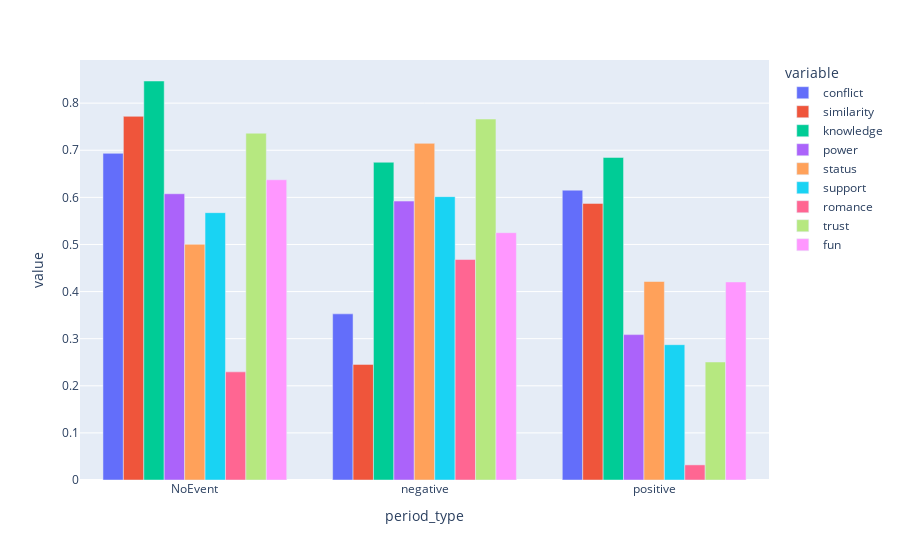

Source (notebook cell):
### Code cell
plt.style.use('fivethirtyeight')

bar_dict = {}
for ix,k in enumerate(dfs.keys()):
    
    
    vals = pd.DataFrame(dfs[k].corr()['Mean'].drop('Mean'))
    for key,val in vals.iterrows():
        if key not in bar_dict:
            bar_dict['period_type'] = []
            
            bar_dict[key] = [val['Mean']]
            
            
            
        else:
            bar_dict[key].append(val['Mean'])
            
    
    bar_dict['period_type'].append(k)

    
bar_df = pd.DataFrame(bar_dict).sort_values(['period_type']).set_index('period_type')
fig = px.bar(data_frame=bar_df, barmode="group")
fig.show()

### Figure 1 — Plotly figure (JSON) as saved in the notebook; plotly's stock layout.template omitted (floating-point values rounded to 4 significant figures)
{"data": [{"alignmentgroup": "True", "hovertemplate": "variable=conflict<br>period_type=%{x}<br>value=%{y}<extra></extra>", "legendgroup": "conflict", "marker": {"color": "#636efa", "pattern": {"shape": ""}}, "name": "conflict", "offsetgroup": "conflict", "orientation": "v", "showlegend": true, "textposition": "auto", "type": "bar", "x": ["NoEvent", "negative", "positive"], "xaxis": "x", "y": [0.6934, 0.3527, 0.6153], "yaxis": "y"}, {"alignmentgroup": "True", "hovertemplate": "variable=similarity<br>period_type=%{x}<br>value=%{y}<extra></extra>", "legendgroup": "similarity", "marker": {"color": "#EF553B", "pattern": {"shape": ""}}, "name": "similarity", "offsetgroup": "similarity", "orientation": "v", "showlegend": true, "textposition": "auto", "type": "bar", "x": ["NoEvent", "negative", "positive"], "xaxis": "x", "y": [0.772, 0.2454, 0.5872], "yaxis": "y"}, {"alignmentgroup": "True", "hovertemplate": "variable=knowledge<br>period_type=%{x}<br>value=%{y}<extra></extra>", "legendgroup": "knowledge", "marker": {"color": "#00cc96", "pattern": {"shape": ""}}, "name": "knowledge", "offsetgroup": "knowledge", "orientation": "v", "showlegend": true, "textposition": "auto", "type": "bar", "x": ["NoEvent", "negative", "positive"], "xaxis": "x", "y": [0.847, 0.6745, 0.6847], "yaxis": "y"}, {"alignmentgroup": "True", "hovertemplate": "variable=power<br>period_type=%{x}<br>value=%{y}<extra></extra>", "legendgroup": "power", "marker": {"color": "#ab63fa", "pattern": {"shape": ""}}, "name": "power", "offsetgroup": "power", "orientation": "v", "showlegend": true, "textposition": "auto", "type": "bar", "x": ["NoEvent", "negative", "positive"], "xaxis": "x", "y": [0.6077, 0.5921, 0.3086], "yaxis": "y"}, {"alignmentgroup": "True", "hovertemplate": "variable=status<br>period_type=%{x}<br>value=%{y}<extra></extra>", "legendgroup": "status", "marker": {"color": "#FFA15A", "pattern": {"shape": ""}}, "name": "status", "offsetgroup": "status", "orientation": "v", "showlegend": true, "textposition": "auto", "type": "bar", "x": ["NoEvent", "negative", "positive"], "xaxis": "x", "y": [0.5003, 0.7146, 0.4214], "yaxis": "y"}, {"alignmentgroup": "True", "hovertemplate": "variable=support<br>period_type=%{x}<br>value=%{y}<extra></extra>", "legendgroup": "support", "marker": {"color": "#19d3f3", "pattern": {"shape": ""}}, "name": "support", "offsetgroup": "support", "orientation": "v", "showlegend": true, "textposition": "auto", "type": "bar", "x": ["NoEvent", "negative", "positive"], "xaxis": "x", "y": [0.5675, 0.6015, 0.2873], "yaxis": "y"}, {"alignmentgroup": "True", "hovertemplate": "variable=romance<br>period_type=%{x}<br>value=%{y}<extra></extra>", "legendgroup": "romance", "marker": {"color": "#FF6692", "pattern": {"shape": ""}}, "name": "romance", "offsetgroup": "romance", "orientation": "v", "showlegend": true, "textposition": "auto", "type": "bar", "x": ["NoEvent", "negative", "positive"], "xaxis": "x", "y": [0.2295, 0.468, 0.0321], "yaxis": "y"}, {"alignmentgroup": "True", "hovertemplate": "variable=trust<br>period_type=%{x}<br>value=%{y}<extra></extra>", "legendgroup": "trust", "marker": {"color": "#B6E880", "pattern": {"shape": ""}}, "name": "trust", "offsetgroup": "trust", "orientation": "v", "showlegend": true, "textposition": "auto", "type": "bar", "x": ["NoEvent", "negative", "positive"], "xaxis": "x", "y": [0.7362, 0.7663, 0.2505], "yaxis": "y"}, {"alignmentgroup": "True", "hovertemplate": "variable=fun<br>period_type=%{x}<br>value=%{y}<extra></extra>", "legendgroup": "fun", "marker": {"color": "#FF97FF", "pattern": {"shape": ""}}, "name": "fun", "offsetgroup": "fun", "orientation": "v", "showlegend": true, "textposition": "auto", "type": "bar", "x": ["NoEvent", "negative", "positive"], "xaxis": "x", "y": [0.6373, 0.525, 0.4204], "yaxis": "y"}], "layout": {"barmode": "group", "legend": {"title": {"text": "variable"}, "tracegroupgap": 0}, "margin": {"t": 60}, "xaxis": {"anchor": "y", "domain": [0, 1], "title": {"text": "period_type"}}, "yaxis": {"anchor": "x", "domain": [0, 1], "title": {"text": "value"}}}}
